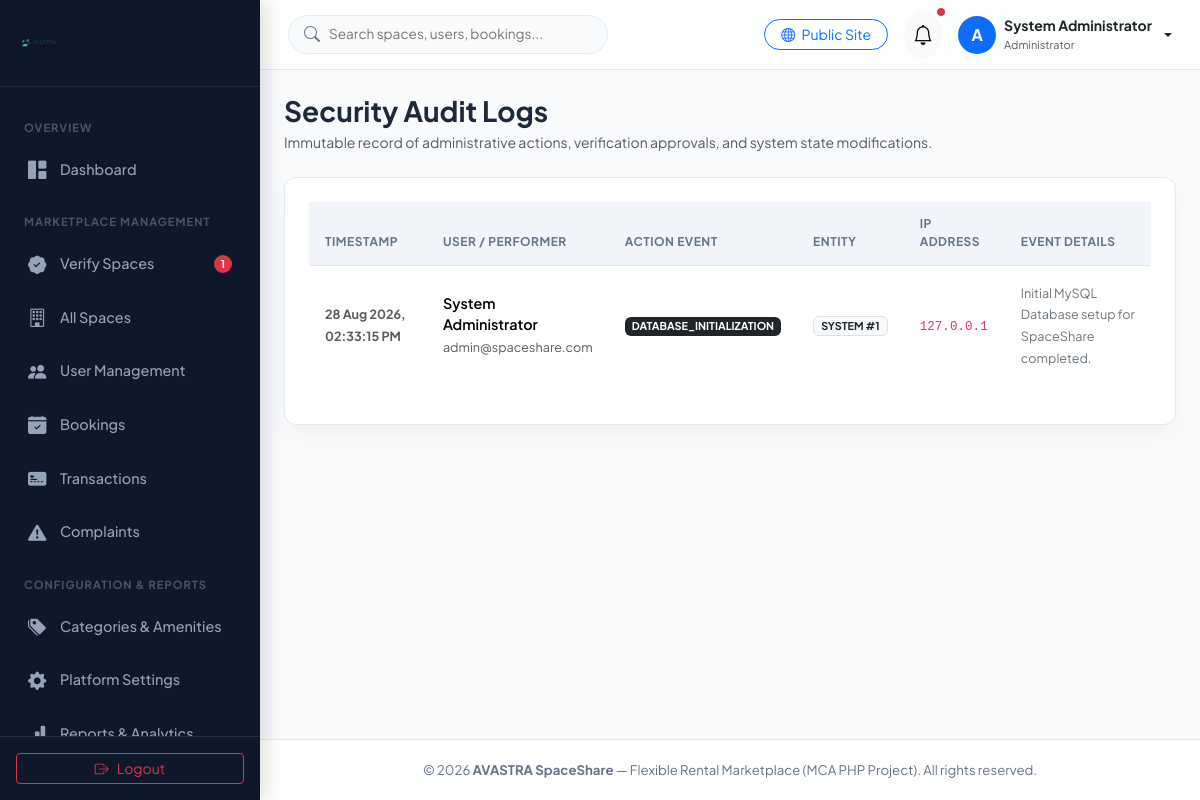
The app's page /admin/audit-logs.php (signed in) with its own data.
### tables this page shows
CREATE TABLE IF NOT EXISTS `audit_logs` (
  `id` INT AUTO_INCREMENT PRIMARY KEY,
  `user_id` INT DEFAULT NULL,
  `action` VARCHAR(100) NOT NULL,
  `entity_type` VARCHAR(50) DEFAULT NULL,
  `entity_id` INT DEFAULT NULL,
  `details` TEXT DEFAULT NULL,
  `ip_address` VARCHAR(45) DEFAULT NULL,
  `created_at` TIMESTAMP DEFAULT CURRENT_TIMESTAMP
);

CREATE TABLE IF NOT EXISTS `users` (
  `id` INT AUTO_INCREMENT PRIMARY KEY,
  `role_id` INT NOT NULL DEFAULT 2,
  `full_name` VARCHAR(100) NOT NULL,
  `email` VARCHAR(150) NOT NULL UNIQUE,
  `password_hash` VARCHAR(255) NOT NULL,
  `phone` VARCHAR(20) DEFAULT NULL,
  `profile_image` VARCHAR(255) DEFAULT 'default-avatar.png',
  `address` TEXT DEFAULT NULL,
  `city` VARCHAR(100) DEFAULT NULL,
  `state` VARCHAR(100) DEFAULT NULL,
  `zip_code` VARCHAR(20) DEFAULT NULL,
  `status` ENUM('active', 'inactive', 'blocked', 'pending') NOT NULL DEFAULT 'active',
  `email_verified` TINYINT(1) DEFAULT 0,
  `created_at` TIMESTAMP DEFAULT CURRENT_TIMESTAMP,
  `updated_at` TIMESTAMP DEFAULT CURRENT_TIMESTAMP ON UPDATE CURRENT_TIMESTAMP,
  FOREIGN KEY (`role_id`) REFERENCES `roles` (`id`) ON DELETE CASCADE
);

### classes/Auth.php (called while the page is built, shortened)
<?php
class Auth {
    public static function isLoggedIn(): bool {
        return isset($_SESSION['user_id']) && !empty($_SESSION['user_id']);
    }
    public static function getUser(): ?array {
        return [
            'id'        => $_SESSION['user_id'],
            'full_name' => $_SESSION['user_name'] ?? 'User',
            'email'     => $_SESSION['user_email'] ?? '',
            'role_id'   => $_SESSION['user_role_id'] ?? 2,
            'role_name' => $_SESSION['user_role'] ?? 'user'
        ];
    }
}

### admin/audit-logs.php (the view, shortened to what this page needs)
<?php
require_once __DIR__ . '/includes/header.php';
require_once __DIR__ . '/includes/sidebar.php';
$db = Database::getInstance();
$sql = "
    SELECT a.*, u.full_name, u.email
    FROM audit_logs a
    LEFT JOIN users u ON a.user_id = u.id
    ORDER BY a.created_at DESC
    LIMIT 100
";
$logs = $db->query($sql)->fetchAll();
?>
<div id="admin-main">
    <?php require_once __DIR__ . '/includes/navbar.php'; ?>
    <main class="p-4">
        <div class="d-flex justify-content-between align-items-center mb-4">
            <div>
                <h3 class="fw-bold mb-1">Security Audit Logs</h3>
                <p class="text-muted small mb-0">Immutable record of administrative actions, verification approvals, and system state modifications.</p>
            </div>
        </div>
        <div class="admin-card">
            <?php if (empty($logs)): ?>
                <div class="text-center py-5 text-muted">No audit log entries recorded yet.</div>
            <?php else: ?>
                <div class="table-responsive">
                    <table class="table table-custom align-middle">
                        <thead>
                            <tr>
                                <th>Timestamp</th>
                                <th>User / Performer</th>
                                <th>Action Event</th>
                                <th>Entity</th>
                                <th>IP Address</th>
                                <th>Event Details</th>
                            </tr>
                        </thead>
                        <tbody>
                            <?php foreach ($logs as $l): ?>
                                <tr>
                                    <td><small class="text-muted fw-bold"><?= date('d M Y, h:i:s A', strtotime($l['created_at'])); ?></small></td>
                                    <td>
                                        <div class="fw-semibold"><?= htmlspecialchars($l['full_name'] ?? 'System / Automated'); ?></div>
                                        <small class="text-muted"><?= htmlspecialchars($l['email'] ?? ''); ?></small>
                                    </td>
                                    <td><span class="badge bg-dark text-white"><?= htmlspecialchars($l['action']); ?></span></td>
                                    <td>
                                        <span class="badge bg-light text-dark border">
                                            <?= htmlspecialchars($l['entity_type'] ?? 'N/A'); ?> <?= $l['entity_id'] ? '#' . $l['entity_id'] : ''; ?>
                                        </span>
                                    </td>
                                    <td><code><?= htmlspecialchars($l['ip_address'] ?? '127.0.0.1'); ?></code></td>
                                    <td><small class="text-secondary"><?= htmlspecialchars($l['details'] ?? '-'); ?></small></td>
                                </tr>
                            <?php endforeach; ?>
                        </tbody>
                    </table>
                </div>
            <?php endif; ?>
        </div>
    </main>
<?php require_once __DIR__ . '/includes/footer.php'; ?>

### admin/includes/navbar.php (shortened to what this page needs)
<?php
$currentUser = Auth::getUser();
?>
<header class="admin-navbar">
    <div class="d-flex align-items-center gap-3">
        <div class="navbar-search d-none d-sm-block">
            <i class="bi bi-search"></i>
            <input type="text" placeholder="Search spaces, users, bookings...">
        </div>
    </div>
    <div class="d-flex align-items-center gap-3">
        <a href="<?= APP_URL; ?>/public/index.php" target="_blank" class="btn btn-sm btn-outline-primary rounded-pill px-3">
            <i class="bi bi-globe me-1"></i> Public Site
        </a>
        <div class="dropdown">
            <button class="btn btn-light rounded-circle position-relative p-2" type="button" data-bs-toggle="dropdown">
                <i class="bi bi-bell fs-5"></i>
                <span class="position-absolute top-0 start-100 translate-middle p-1 bg-danger border border-light rounded-circle"></span>
            </button>
        </div>
        <div class="dropdown">
            <a href="#" class="d-flex align-items-center text-decoration-none dropdown-toggle text-dark gap-2" data-bs-toggle="dropdown">
                <div class="bg-primary text-white rounded-circle d-flex align-items-center justify-content-center fw-bold" style="width:38px; height:38px;">
                    A
                </div>
                <div class="d-none d-md-block text-start" style="line-height:1.2;">
                    <div class="fw-bold small"><?= htmlspecialchars($currentUser['full_name'] ?? 'Admin'); ?></div>
                    <small class="text-muted" style="font-size:11px;">Administrator</small>
                </div>
            </a>
        </div>
    </div>
</header>

### assets/css/admin.css (style rules this page uses)
:root { --admin-primary: #0052cc; --admin-primary-hover: #0747a6; --admin-accent: #00b8d9; --admin-dark-bg: #091e42; --admin-sidebar-bg: #0f172a; --admin-sidebar-hover: #1e293b; --admin-sidebar-text: #94a3b8; --admin-sidebar-active: #38bdf8; --admin-body-bg: #f8fafc; --admin-card-bg: #ffffff; --admin-text-main: #1e293b; --admin-text-muted: #64748b; --admin-border-color: #e2e8f0; --admin-radius: 12px; --admin-shadow: 0 10px 25px -5px rgba(0, 0, 0, 0.05), 0 8px 10px -6px rgba(0, 0, 0, 0.01); --admin-glass-bg: rgba(255, 255, 255, 0.75); --admin-glass-border: rgba(255, 255, 255, 0.18); }
body { font-family: 'Plus Jakarta Sans', -apple-system, BlinkMacSystemFont, sans-serif; background-color: var(--admin-body-bg); color: var(--admin-text-main); overflow-x: hidden; }
#admin-main { margin-left: 260px; flex-grow: 1; display: flex; flex-direction: column; min-width: 0; transition: margin 0.3s ease; }
.admin-navbar { height: 70px; background: var(--admin-glass-bg); backdrop-filter: blur(12px); border-bottom: 1px solid var(--admin-border-color); padding: 0 1.75rem; display: flex; align-items: center; justify-content: space-between; position: sticky; top: 0; z-index: 900; }
.admin-navbar .navbar-search { position: relative; width: 320px; }
.admin-navbar .navbar-search input { background: var(--admin-body-bg); border: 1px solid var(--admin-border-color); border-radius: 20px; padding: 0.5rem 1rem 0.5rem 2.5rem; font-size: 0.85rem; width: 100%; transition: all 0.2s ease; }
.admin-navbar .navbar-search i { position: absolute; left: 1rem; top: 50%; transform: translateY(-50%); color: var(--admin-text-muted); }
.admin-card { background: var(--admin-card-bg); border-radius: var(--admin-radius); border: 1px solid var(--admin-border-color); box-shadow: var(--admin-shadow); padding: 1.5rem; margin-bottom: 1.5rem; transition: transform 0.2s ease, box-shadow 0.2s ease; }
.table-custom { width: 100%; border-collapse: separate; border-spacing: 0; }
.table-custom th { background: #f1f5f9; color: var(--admin-text-muted); font-weight: 700; font-size: 0.75rem; text-transform: uppercase; letter-spacing: 0.5px; padding: 0.85rem 1rem; border-bottom: 1px solid var(--admin-border-color); }
.table-custom td { padding: 1rem; border-bottom: 1px solid var(--admin-border-color); vertical-align: middle; font-size: 0.9rem; }
.table-custom tr:last-child td { border-bottom: none; }

### records on screen
audit_logs: user.full_name "System Administrator", created_at "28 Aug 2026, 02:33:15 PM", user.email "admin@spaceshare.com", action "DATABASE_INITIALIZATION", entity_type "SYSTEM", entity "1", ip_address "127.0.0.1", details "Initial MySQL Database setup for SpaceShare completed."

### other values on screen
$pendingCount "1"
